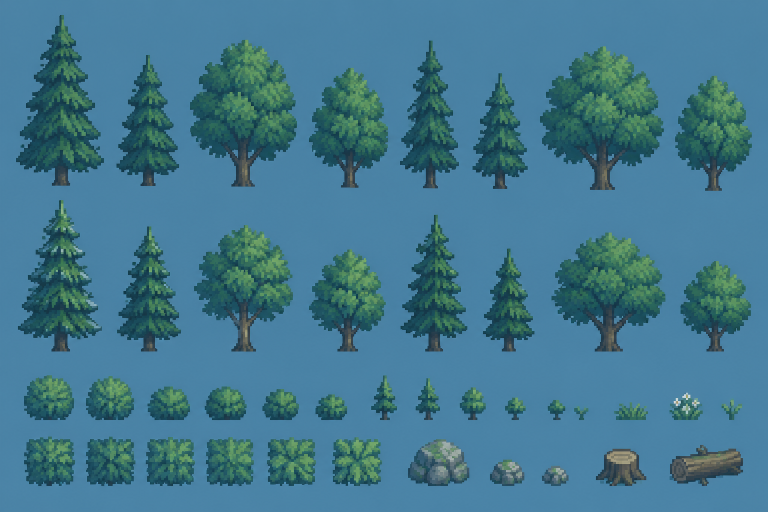
#> input picture website/assets/mc/treeSet.png, 1536 x 1024 px, found by its file name (shown at 1/2 size)
$ python slice_treeset.py
#> lines starting #> are read from the running program, lines starting #| are printed output that depends on the picture; after the words box and inside, x2 and y2 are one past the last pixel; in counts of white or black regions, pixels touching at a corner belong together
"""Slice treeSet.png (ChatGPT-generated, 1536x1024, flat blue background)
into individual keyed tree sprites for the dig game's tree layer.

Background is a baked flat blue (~(74,130,164)) — keyed by color distance
with a soft feather (trees are teal-green and sit ~85 from the bg color,
so the transparent threshold stays well below that). Connected components
on the keyed mask give the individual trees; each is cropped to its bbox
and saved as website/assets/mc/tree_set<N>.png with alpha.

Run: uv run --with numpy python tools/slice_treeset.py
"""
import numpy as np
from PIL import Image

SRC = 'website/assets/mc/treeSet.png'
OUT = 'website/assets/mc/tree_set{}.png'
OUT_BUSH = 'website/assets/mc/bush_set{}.png'
BG = np.array([74.0, 130.0, 164.0])
T_KEY = 34.0        # below this distance -> fully transparent
T_KEEP = 84.0       # above -> fully opaque (tree bodies sit ~85+)
MIN_TREE_H = 150    # px; taller components are trees
MIN_BUSH_H = 40     # px; 40..150 = the undergrowth/bush rows


def main():
    im = Image.open(SRC).convert('RGB')
#> im is the input picture: PIL image 1536x1024 RGB; mean R, G, B 66, 120, 142.3
    arr = np.asarray(im).astype(np.float64)
    h, w = arr.shape[:2]
#> h = 1024; w = 1536

    dist = np.sqrt(((arr - BG) ** 2).sum(axis=2))
    alpha = np.clip((dist - T_KEY) / (T_KEEP - T_KEY), 0.0, 1.0)
    solid = alpha > 0.5
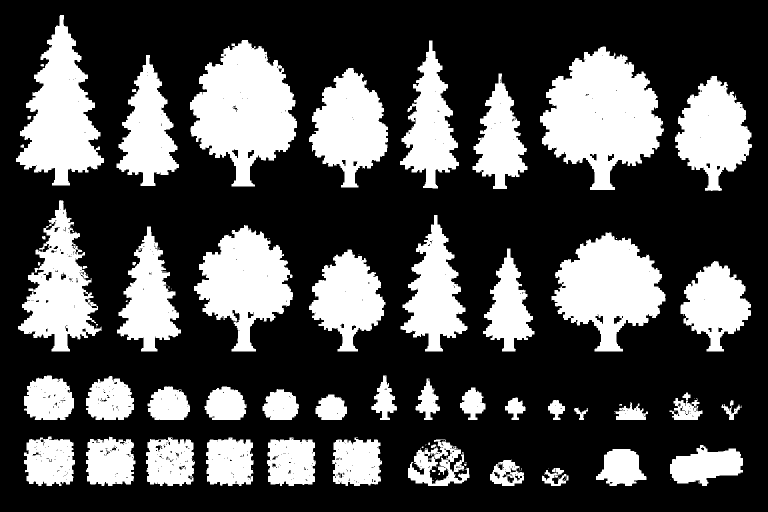
#> solid: shape (1024, 1536) bool (shown at 1/2 size); 30.2% white; 111 white regions (58 under 20 px), largest, box (x1, y1, x2, y2) and area: (1080, 93, 1328, 380) 43322, (380, 80, 594, 373) 38794, (1103, 465, 1331, 703) 31966

    # connected components (4-neighbour, iterative flood on a bool grid)
    lab = np.zeros((h, w), np.int32)
    cur = 0
    from collections import deque
    for y0 in range(h):
        row = solid[y0]
        for x0 in range(w):
            if row[x0] and lab[y0, x0] == 0:
                cur += 1
                q = deque([(y0, x0)])
                lab[y0, x0] = cur
                while q:
                    cy, cx = q.popleft()
                    if cx > 0 and solid[cy, cx - 1] and lab[cy, cx - 1] == 0:
                        lab[cy, cx - 1] = cur; q.append((cy, cx - 1))
                    if cx + 1 < w and solid[cy, cx + 1] and lab[cy, cx + 1] == 0:
                        lab[cy, cx + 1] = cur; q.append((cy, cx + 1))
                    if cy > 0 and solid[cy - 1, cx] and lab[cy - 1, cx] == 0:
                        lab[cy - 1, cx] = cur; q.append((cy - 1, cx))
                    if cy + 1 < h and solid[cy + 1, cx] and lab[cy + 1, cx] == 0:
                        lab[cy + 1, cx] = cur; q.append((cy + 1, cx))
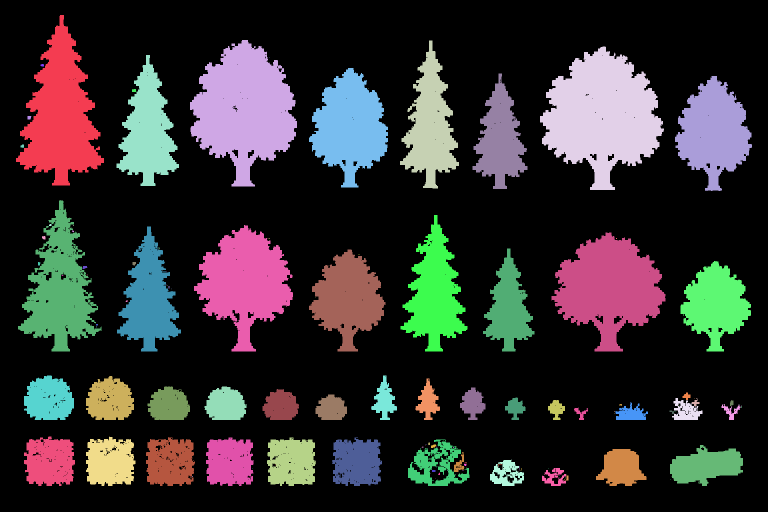
#> lab: shape (1024, 1536) int32 (shown at 1/2 size); 136 distinct labels, from 0 to 135; one colour per label, 0 black
#> after the loop, cur = 135

    # collect components big enough to be a tree
    comps = []
    for k in range(1, cur + 1):
        ys, xs = np.where(lab == k)
        if len(ys) < 2000:            # noise specks
            continue
        y1, y2, x1, x2 = ys.min(), ys.max(), xs.min(), xs.max()
        comps.append((x1, y1, x2, y2, len(ys)))
#> this loop made 135 passes
#> (ys, xs) on passes 6, 11, 14, 19, 22, 23: ([115], [538]), ([176], [737]), ([240, 240], [1026, 1027]), ([450, 450], [146, 147]), ([459], [114]), ([461, 461, 461, 462, 462, 462, 462, 463, 463, 463, 464], [144, 145, 146, 144, 145, 146, 147, 145, 146, 147, 146])
#> (y1, y2, x1, x2) on passes 1, 2, 3, 4, 5, 8: (30, 370, 32, 207), (80, 372, 380, 593), (81, 376, 800, 917), (93, 379, 1080, 1327), (110, 371, 233, 357), (136, 374, 618, 775)
#> after the loop, comps = 35 items, first 6: (32, 30, 207, 370, 30596), (380, 80, 593, 372, 38794), (800, 81, 917, 376, 17100), (1080, 93, 1327, 379, 43322), (233, 110, 357, 371, 17090), (618, 136, 775, 374, 22935)
    # reading order: rows top->bottom, then x
    comps.sort(key=lambda c: (c[1] // 400, c[0]))

    kept = 0
    manifest = []
    bushes = []
    for (x1, y1, x2, y2, npix) in comps:
        ch = y2 - y1 + 1
        sub_a = alpha[y1:y2 + 1, x1:x2 + 1] * 255.0
        out = np.dstack([arr[y1:y2 + 1, x1:x2 + 1], sub_a]).round().astype(np.uint8)
        if ch >= MIN_TREE_H:
            Image.fromarray(out, 'RGBA').save(OUT.format(kept))
            manifest.append({'i': kept, 'w': int(x2 - x1 + 1), 'h': int(ch)})
            print(f'tree_set{kept}: {x2 - x1 + 1}x{ch}  (bbox x{x1}-{x2} y{y1}-{y2})')
            kept += 1
        elif ch >= MIN_BUSH_H:
            # undergrowth rows of the sheet — foreground bushes
            # (USER: "灌木丛直接作为前景插入游戏"). Sharpened here: the
            # raw painterly blobs read 模糊的色块 at close range (USER).
            from PIL import ImageFilter
            img = Image.fromarray(out, 'RGBA')
            r, g2, b2, a2 = img.split()
            rgb = Image.merge('RGB', (r, g2, b2)).filter(
                ImageFilter.UnsharpMask(radius=2, percent=160, threshold=2))
            Image.merge('RGBA', (*rgb.split(), a2)).save(
                OUT_BUSH.format(len(bushes)))
            bushes.append({'i': len(bushes), 'w': int(x2 - x1 + 1), 'h': int(ch)})
            print(f'bush_set{len(bushes) - 1}: {x2 - x1 + 1}x{ch}')
#> this loop made 35 passes
#> (x1, y1, x2, y2, npix, ch) on passes 1 to 12: (32, 30, 207, 370, 30596, 341), (233, 110, 357, 371, 17090, 262), (380, 80, 593, 372, 38794, 293), (618, 136, 775, 374, 22935, 239), (800, 81, 917, 376, 17100, 296), (945, 147, 1054, 377, 13114, 231), (1080, 93, 1327, 379, 43322, 287), (1350, 152, 1503, 381, 21093, 230), (36, 400, 203, 702, 23517, 303), (48, 751, 147, 839, 6926, 89), (172, 752, 267, 839, 6365, 88), (234, 453, 361, 702, 16313, 250)
#| tree_set0: 176x341  (bbox x32-207 y30-370)
#| tree_set1: 125x262  (bbox x233-357 y110-371)
#| tree_set2: 214x293  (bbox x380-593 y80-372)
#| tree_set3: 158x239  (bbox x618-775 y136-374)
#| tree_set4: 118x296  (bbox x800-917 y81-376)
#| tree_set5: 110x231  (bbox x945-1054 y147-377)
#| tree_set6: 248x287  (bbox x1080-1327 y93-379)
#| tree_set7: 154x230  (bbox x1350-1503 y152-381)
#> (further printed lines are left out)
#> pass 1, in main, `sub_a = alpha[y1:y2 + 1, x1:x2 + 1] * 255.0`:
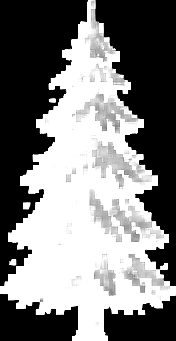
#> sub_a: shape (341, 176) float64; min 0, max 255, mean 124.4
#> pass 1, in main, `out = np.dstack([arr[y1:y2 + 1, x1:x2 + 1], sub_a]).round().astype(np...`:
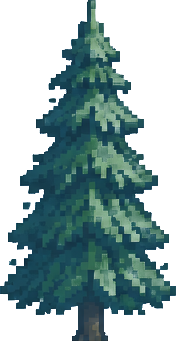
#> out: shape (341, 176, 4); mean R, G, B, A 55.2, 107.2, 124.2, 124.4; transparent parts drawn white
#> pass 2, in main, `out = np.dstack([arr[y1:y2 + 1, x1:x2 + 1], sub_a]).round().astype(np...`:
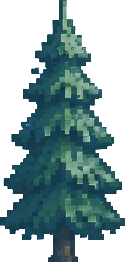
#> out: shape (262, 125, 4); mean R, G, B, A 54, 105.9, 123.7, 127.6; transparent parts drawn white
#> after the loop:
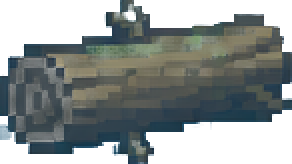
#> out: shape (82, 146, 4) (shown 2 times larger); mean R, G, B, A 76.4, 102.9, 114.1, 160; transparent parts drawn white
#> after the loop:
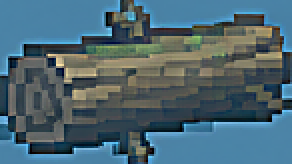
#> rgb: PIL image 146x82 RGB (shown 2 times larger); mean R, G, B 76.4, 102.9, 114.1
#> after the loop, bushes = 19 items; kept = 16; manifest = 16 items
    print(f'wrote {kept} trees, {len(bushes)} bushes')
#| wrote 16 trees, 19 bushes
    import json
    with open('website/assets/mc/_tree_set.json', 'w') as f:
        json.dump(manifest, f)
    with open('website/assets/mc/_bush_set.json', 'w') as f:
        json.dump(bushes, f)


if __name__ == '__main__':
    main()
